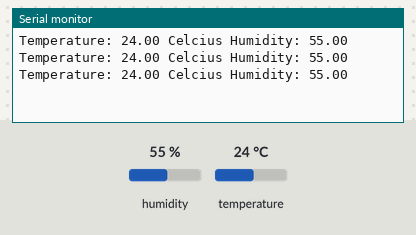
A sketch run on a simulated ESP8266 (NodeMCU). On the bench: the last lines printed to the serial monitor. The test bench sets the inputs (shaded band); at power-on: humidity 55 %, temperature 24 °C. The RemoteXY app is connected.

Above: at 2.8 s.
2.9 s: humidity set to 22 %
At 5.5 s:
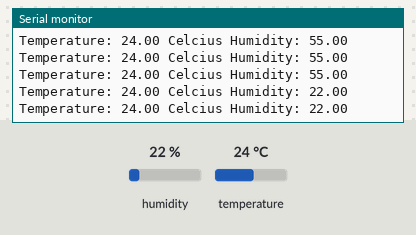
5.6 s: temperature set to 12 °C
At 7.4 s:
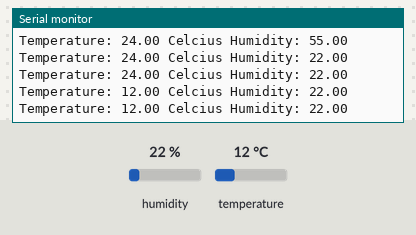
8.3 s: humidity set to 40 %
At 9.8 s:
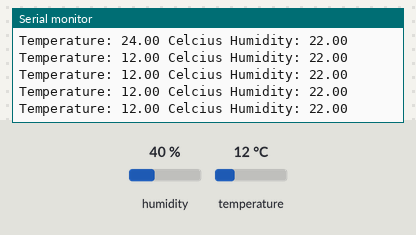
Timing chart, 0 to 11.3 s (numbered marks = the images above; inputs shaded):
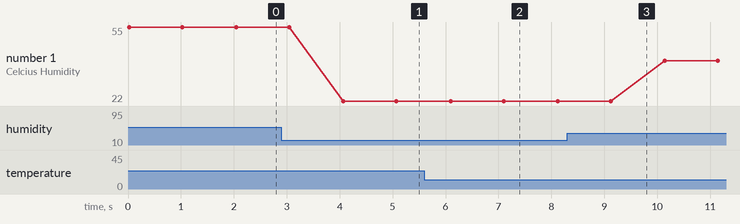

Measured:
- after the input at 2.9 s, the serial monitor: prints a new line after 1.2 s (image 1)
- after the input at 5.6 s, the serial monitor: prints a new line after 0.50 s (image 2)
- plotted number 1: 55 → 22 after the input at 2.9 s, 22 → 40 after the input at 8.3 s

The sketch:

Program_Monitoring_Suhu_Kelembaban_dg_RemoteXY.ino
```cpp
/***************************************
 * Project Monitoring Suhu Kelembaban DHT11 via RemoteXY
 * Board  : NodeMCU ESP8266 V3
 * Input  : DHT11
 * Output : RemoteXY
 * 99 Proyek IoT
 * www.ardutech.com
 ****************************************/
#define REMOTEXY_MODE__ESP8266WIFI_LIB_CLOUD
#include <ESP8266WiFi.h>
#include <RemoteXY.h>
#include <DHT.h>
//---GANTI SESUAI DENGAN JARINGAN WIFI
//---HOTSPOT ANDA
#define REMOTEXY_WIFI_SSID "ArdutechWiFi" // Nama Hotspot/WiFi
#define REMOTEXY_WIFI_PASSWORD "12345678"  //  Password
#define REMOTEXY_CLOUD_SERVER "cloud.remotexy.com"
#define REMOTEXY_CLOUD_PORT 6376
//---GANTI SESUAI DENGAN TOKEN RemoteXY ANDA
#define REMOTEXY_CLOUD_TOKEN "1198a726c98413e7f60cae35db5c64a3"
#define DHTPIN D5 // DHT11 terhubung dengan PIN D5 NODEMCU
DHT dht(DHTPIN, DHT11);
float temp,humi;

// RemoteXY configurate
#pragma pack(push, 1)
uint8_t RemoteXY_CONF[] =
  { 255,0,0,30,0,68,0,10,13,1,
  129,0,5,7,31,6,96,84,101,109,
  112,32,40,67,41,32,32,58,0,129,
  0,6,17,31,6,96,72,117,109,105,
  32,40,37,41,32,58,32,0,67,4,
  39,6,21,8,96,13,11,67,4,39,
  16,21,8,96,13,11,68,18,2,28,
  59,51,8,36,135 };

// this structure defines all the variables and events of your control interface
struct {

    // output variables
  char text_1[11];  // string UTF8 end zero
  char text_2[11];  // string UTF8 end zero
  float onlineGraph_1_var1;
  float onlineGraph_1_var2;

    // other variable
  uint8_t connect_flag;  // =1 if wire connected, else =0

} RemoteXY;
#pragma pack(pop)

/////////////////////////////////////////////
//           END RemoteXY include          //
/////////////////////////////////////////////


//=====================================
void setup() {
  Serial.begin(9600);
  dht.begin();
  RemoteXY_Init ();

}
//=========================================
void loop() {
  RemoteXY_Handler ();
  humi = dht.readHumidity();
  temp = dht.readTemperature();
  if (isnan(humi) || isnan(temp)) {
    Serial.println("DHT11 tidak terbaca... !");
    return;
  }
  else{
    dtostrf(temp, 0, 0, RemoteXY.text_1);
    dtostrf(humi, 0, 0, RemoteXY.text_2);
    RemoteXY.onlineGraph_1_var1 = temp;
    RemoteXY.onlineGraph_1_var2 = humi;

    Serial.print("Temperature: ");
    Serial.print(temp);
    Serial.print(" Celcius Humidity: ");
    Serial.println(humi);
  }
  delay(1000);
}
```
